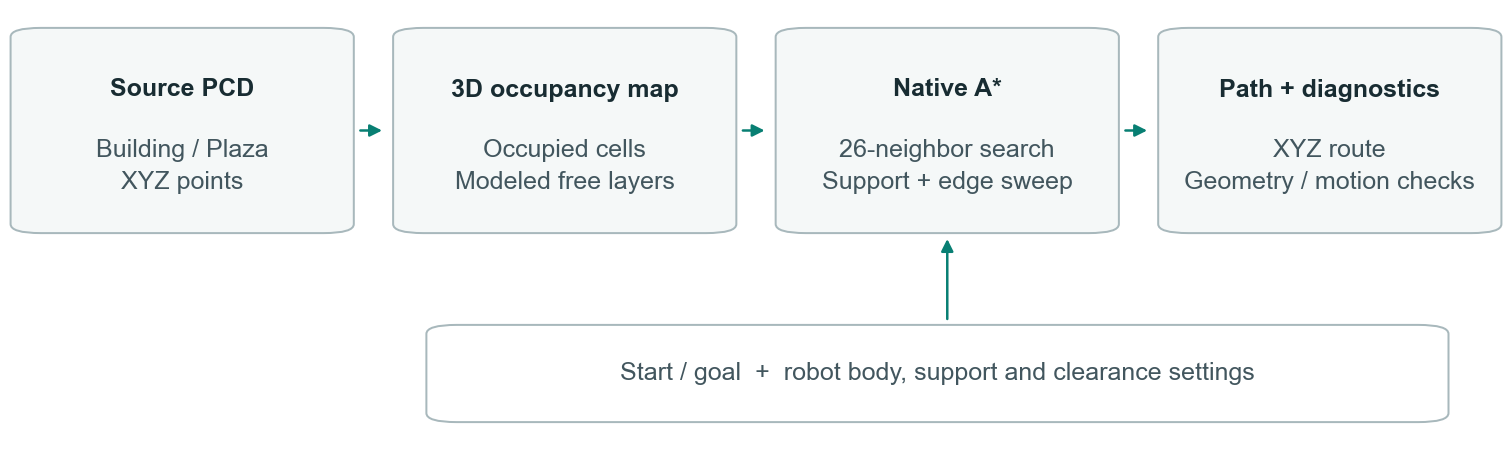

Recreate this plot in Python.
"""Draw the offline PCD planning pipeline used by the README examples."""
from pathlib import Path

import matplotlib
matplotlib.use("Agg")
from matplotlib import pyplot as plt
from matplotlib.patches import FancyArrowPatch, FancyBboxPatch

plt.rcParams.update({"font.family": "Arial", "font.size": 10,
                     "svg.fonttype": "none", "savefig.facecolor": "white"})
fig, ax = plt.subplots(figsize=(8.4, 2.5))
fig.subplots_adjust(left=0, right=1, top=1, bottom=0)
ax.set(xlim=(0, 1), ylim=(0, 1))
ax.axis("off")
nodes = [
    (.015, "Source PCD", "Building / Plaza\nXYZ points"),
    (.268, "3D occupancy map", "Occupied cells\nModeled free layers"),
    (.521, "Native A*", "26-neighbor search\nSupport + edge sweep"),
    (.774, "Path + diagnostics", "XYZ route\nGeometry / motion checks"),
]
width, bottom, height = .211, .49, .44
for x, title, detail in nodes:
    ax.add_patch(FancyBboxPatch((x, bottom), width, height,
        boxstyle="round,pad=0.008,rounding_size=0.02", linewidth=.8,
        edgecolor="#a8b8bc", facecolor="#f5f8f8"))
    ax.text(x+width/2, .80, title, ha="center", va="center", weight="bold", color="#182c32")
    ax.text(x+width/2, .63, detail, ha="center", va="center", linespacing=1.5, color="#42565e")
for i in range(3):
    ax.add_patch(FancyArrowPatch((nodes[i][0]+width+.009, .71),
        (nodes[i+1][0]-.012, .71), arrowstyle="-|>", mutation_scale=10,
        linewidth=1, color="#087f73"))
ax.add_patch(FancyBboxPatch((.29, .07), .66, .20,
    boxstyle="round,pad=0.008,rounding_size=0.02", linewidth=.8,
    edgecolor="#a8b8bc", facecolor="white"))
ax.text(.62, .17, "Start / goal  +  robot body, support and clearance settings",
        ha="center", va="center", color="#42565e")
ax.add_patch(FancyArrowPatch((.6265, .28), (.6265, .48),
    arrowstyle="-|>", mutation_scale=10, linewidth=1, color="#087f73"))
out = Path(__file__).resolve().parent
fig.savefig(out / "pipeline.svg")
fig.savefig(out / "pipeline.png", dpi=180)
plt.close(fig)
